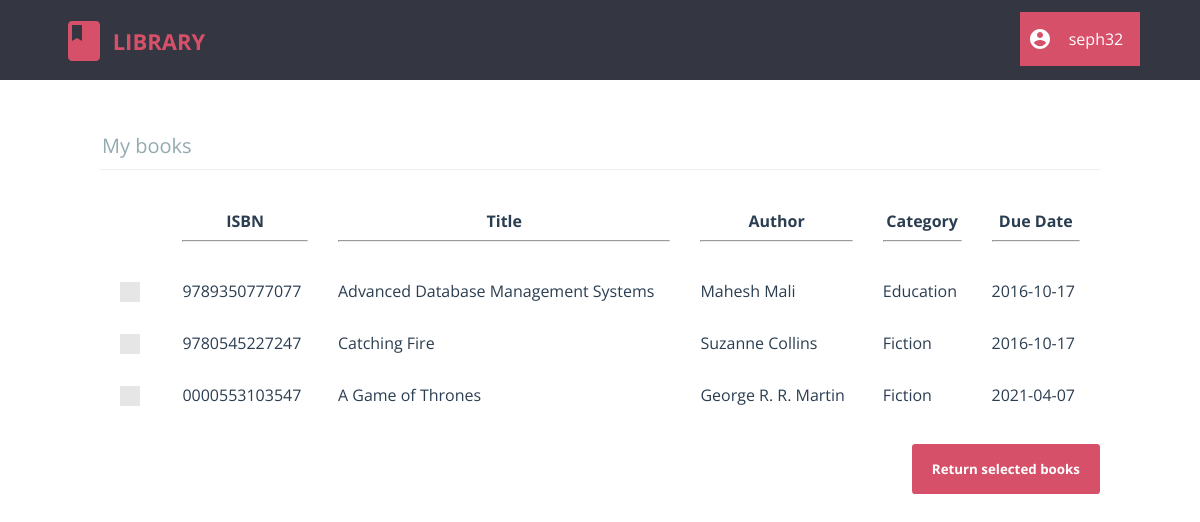
/member/my_books.php (signed in), run on the app's committed database.
### tables this page shows
CREATE TABLE `book_issue_log` (
  `issue_id` int(11) NOT NULL,
  `member` varchar(20) NOT NULL,
  `book_isbn` varchar(13) NOT NULL,
  `due_date` date NOT NULL,
  `last_reminded` date DEFAULT NULL
);

CREATE TABLE `book` (
  `isbn` char(13) NOT NULL,
  `title` varchar(80) NOT NULL,
  `author` varchar(80) NOT NULL,
  `category` varchar(80) NOT NULL,
  `price` int(4) UNSIGNED NOT NULL,
  `copies` int(10) UNSIGNED NOT NULL
);

### member/my_books.php (the view, shortened to what this page needs)
<?php
	require "../db_connect.php";
	require "header_member.php";
?>
<html>
	<head>
		<link rel="stylesheet" type="text/css" href="../css/global_styles.css">
		<link rel="stylesheet" type="text/css" href="../css/custom_checkbox_style.css">
		<link rel="stylesheet" type="text/css" href="css/my_books_style.css">
	</head>
	<body>
		<?php
			$query = $con->prepare("SELECT book_isbn FROM book_issue_log WHERE member = ?;");
			$query->bind_param("s", $_SESSION['username']);
			$query->execute();
			$result = $query->get_result();
			$rows = mysqli_num_rows($result);
			if($rows == 0)
				echo "<h2 align='center'>No books currently issued</h2>";
			else
			{
				echo "<form class='cd-form' method='POST' action='#'>";
				echo "<legend>My books</legend>";
				echo"<table width='100%' cellpadding='10' cellspacing='10'>
						<tr>
							<th></th>
							<th>ISBN<hr></th>
							<th>Title<hr></th>
							<th>Author<hr></th>
							<th>Category<hr></th>
							<th>Due Date<hr></th>
						</tr>";
				for($i=0; $i<$rows; $i++)
				{
					$isbn = mysqli_fetch_array($result)[0];
					if($isbn != NULL)
					{
						$query = $con->prepare("SELECT title, author, category FROM book WHERE isbn = ?;");
						$query->bind_param("s", $isbn);
						$query->execute();
						$innerRow = mysqli_fetch_array($query->get_result());
						echo "<tr>
								<td>
									<label class='control control--checkbox'>
										<input type='checkbox' name='cb_book".$i."' value='".$isbn."'>
										<div class='control__indicator'></div>
									</label>
								</td>";
						echo "<td>".$isbn."</td>";
						for($j=0; $j<3; $j++)
							echo "<td>".$innerRow[$j]."</td>";
						$query = $con->prepare("SELECT due_date FROM book_issue_log WHERE member = ? AND book_isbn = ?;");
						$query->bind_param("ss", $_SESSION['username'], $isbn);
						$query->execute();
						echo "<td>".mysqli_fetch_array($query->get_result())[0]."</td>";
						echo "</tr>";
					}
				}
				echo "</table><br />";
				echo "<input type='submit' name='b_return' value='Return selected books' />";
				echo "</form>";
			}
		?>
	</body>
</html>

### member/css/header_member_style.css (style rules this page uses)
html * { -webkit-font-smoothing: antialiased; -moz-osx-font-smoothing: grayscale; }
*, *:after, *:before { -webkit-box-sizing: border-box; -moz-box-sizing: border-box; box-sizing: border-box; }
body { font-size: 100%; font-family: "Open Sans", sans-serif; background-color: white; margin: 0; }

### css/global_styles.css (style rules this page uses)
*, *::after, *::before { -webkit-box-sizing: border-box; -moz-box-sizing: border-box; box-sizing: border-box; }
html { font-size: 62.5%; }
body { font-size: 1.8rem; font-family: "Open Sans", sans-serif; color: #2b3e51; background-color: #ffffff; }

### css/custom_checkbox_style.css (style rules this page uses)
.control { font-size: 18px; position: relative; display: block; margin-bottom: 15px; padding-left: 30px; cursor: pointer; }
.control__indicator { position: absolute; top: -2px; left: 0; width: 20px; height: 20px; background: #e6e6e6; }
.control__indicator:after { position: absolute; display: none; content: ''; }
.control--checkbox .control__indicator:after { top: 4px; left: 8px; width: 5px; height: 10px; transform: rotate(45deg); border: solid #fff; border-width: 0 2px 2px 0; }

### member/css/my_books_style.css (style rules this page uses)
.cd-form { width: 90%; max-width: 1000px; margin: 4em auto; font-size: 1.3rem; color: #94aab0; margin-bottom: 10px; display: block; }
.cd-form::after { clear: both; content: ""; display: table; }
.cd-form legend { padding-bottom: 10px; margin-bottom: 20px; font-size: 2rem; border-bottom: 1px solid #ecf0f1; }
.cd-form legend { display: block; width: 100%; -webkit-appearance: none; -moz-appearance: none; -ms-appearance: none; -o-appearance: none; appearance: none; }
.cd-form input[type="submit"] { border: none; background: #d75069; border-radius: .25em; padding: 16px 20px; color: #ffffff; font-family: "Open Sans", sans-serif; font-weight: bold; float: right; cursor: pointer; -webkit-font-smoothing: antialiased; -moz-osx-font-smoothing: grayscale; -webkit-appearance: none; -moz-appearance: none; -ms-appearance: none; -o-appearance: none; appearance: none; }

### data on the page
book_issue_log: book_isbn "9789350777077", book.title "Advanced Database Management Systems", book.author "Mahesh Mali", book.category "Education", due_date "2016-10-17"
book_issue_log: book_isbn "9780545227247", book.title "Catching Fire", book.author "Suzanne Collins", book.category "Fiction", due_date "2016-10-17"
book_issue_log: book_isbn "0000553103547", book.title "A Game of Thrones", book.author "George R. R. Martin", book.category "Fiction", due_date "2021-04-07"

### other printed values
$_SESSION['username'] "seph32"
